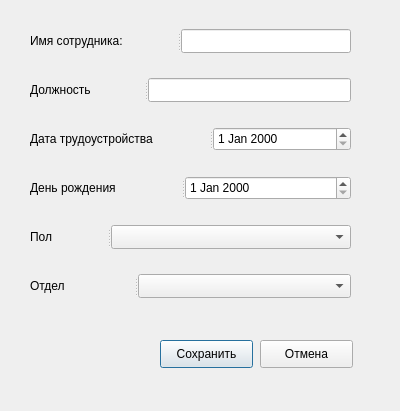
<?xml version="1.0" encoding="UTF-8"?>
<ui version="4.0">
 <class>Form</class>
 <widget class="QDialog" name="Form">
  <property name="geometry">
   <rect>
    <x>0</x>
    <y>0</y>
    <width>400</width>
    <height>411</height>
   </rect>
  </property>
  <property name="windowTitle">
   <string>Dialog</string>
  </property>
  <widget class="QPushButton" name="saveBtn">
   <property name="geometry">
    <rect>
     <x>160</x>
     <y>340</y>
     <width>93</width>
     <height>28</height>
    </rect>
   </property>
   <property name="text">
    <string>Сохранить</string>
   </property>
  </widget>
  <widget class="QPushButton" name="cancelBtn">
   <property name="geometry">
    <rect>
     <x>260</x>
     <y>340</y>
     <width>93</width>
     <height>28</height>
    </rect>
   </property>
   <property name="text">
    <string>Отмена</string>
   </property>
  </widget>
  <widget class="QWidget" name="">
   <property name="geometry">
    <rect>
     <x>30</x>
     <y>10</y>
     <width>321</width>
     <height>311</height>
    </rect>
   </property>
   <layout class="QVBoxLayout" name="verticalLayout">
    <item>
     <widget class="QSplitter" name="splitter">
      <property name="orientation">
       <enum>Qt::Horizontal</enum>
      </property>
      <widget class="QLabel" name="label">
       <property name="text">
        <string>Имя сотрудника:</string>
       </property>
      </widget>
      <widget class="QLineEdit" name="inputName">
       <property name="maximumSize">
        <size>
         <width>16777215</width>
         <height>24</height>
        </size>
       </property>
      </widget>
     </widget>
    </item>
    <item>
     <widget class="QSplitter" name="splitter_3">
      <property name="orientation">
       <enum>Qt::Horizontal</enum>
      </property>
      <widget class="QLabel" name="label_3">
       <property name="text">
        <string>Должность</string>
       </property>
      </widget>
      <widget class="QLineEdit" name="inputPosition">
       <property name="maximumSize">
        <size>
         <width>16777215</width>
         <height>24</height>
        </size>
       </property>
      </widget>
     </widget>
    </item>
    <item>
     <widget class="QSplitter" name="splitter_6">
      <property name="orientation">
       <enum>Qt::Horizontal</enum>
      </property>
      <widget class="QLabel" name="label_6">
       <property name="text">
        <string>Дата трудоустройства</string>
       </property>
      </widget>
      <widget class="QDateEdit" name="dateOfHiring">
       <property name="maximumSize">
        <size>
         <width>16777215</width>
         <height>24</height>
        </size>
       </property>
      </widget>
     </widget>
    </item>
    <item>
     <widget class="QSplitter" name="splitter_4">
      <property name="orientation">
       <enum>Qt::Horizontal</enum>
      </property>
      <widget class="QLabel" name="label_4">
       <property name="text">
        <string>День рождения</string>
       </property>
      </widget>
      <widget class="QDateEdit" name="dateOfBirth">
       <property name="maximumSize">
        <size>
         <width>16777215</width>
         <height>24</height>
        </size>
       </property>
      </widget>
     </widget>
    </item>
    <item>
     <widget class="QSplitter" name="splitter_2">
      <property name="orientation">
       <enum>Qt::Horizontal</enum>
      </property>
      <widget class="QLabel" name="label_2">
       <property name="text">
        <string>Пол</string>
       </property>
      </widget>
      <widget class="QComboBox" name="comboBoxSex">
       <property name="maximumSize">
        <size>
         <width>16777215</width>
         <height>24</height>
        </size>
       </property>
      </widget>
     </widget>
    </item>
    <item>
     <widget class="QSplitter" name="splitter_5">
      <property name="orientation">
       <enum>Qt::Horizontal</enum>
      </property>
      <widget class="QLabel" name="label_5">
       <property name="text">
        <string>Отдел</string>
       </property>
      </widget>
      <widget class="QComboBox" name="comboBoxDepartment">
       <property name="maximumSize">
        <size>
         <width>16777215</width>
         <height>24</height>
        </size>
       </property>
      </widget>
     </widget>
    </item>
   </layout>
  </widget>
 </widget>
 <resources/>
 <connections/>
</ui>
